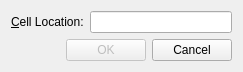
<?xml version="1.0" encoding="UTF-8"?>
<ui version="4.0">
 <class>GoToCellDialog</class>
 <widget class="QDialog" name="GoToCellDialog">
  <property name="geometry">
   <rect>
    <x>0</x>
    <y>0</y>
    <width>243</width>
    <height>71</height>
   </rect>
  </property>
  <property name="windowTitle">
   <string>Go to Cell</string>
  </property>
  <layout class="QVBoxLayout" name="verticalLayout">
   <item>
    <layout class="QHBoxLayout" name="horizontalLayout">
     <item>
      <widget class="QLabel" name="label">
       <property name="text">
        <string>&amp;Cell Location:</string>
       </property>
       <property name="buddy">
        <cstring>lineEdit</cstring>
       </property>
      </widget>
     </item>
     <item>
      <widget class="QLineEdit" name="lineEdit"/>
     </item>
    </layout>
   </item>
   <item>
    <layout class="QHBoxLayout" name="horizontalLayout_2">
     <item>
      <spacer name="horizontalSpacer">
       <property name="orientation">
        <enum>Qt::Horizontal</enum>
       </property>
       <property name="sizeHint" stdset="0">
        <size>
         <width>40</width>
         <height>20</height>
        </size>
       </property>
      </spacer>
     </item>
     <item>
      <widget class="QPushButton" name="okButton">
       <property name="enabled">
        <bool>false</bool>
       </property>
       <property name="text">
        <string>OK</string>
       </property>
       <property name="default">
        <bool>true</bool>
       </property>
      </widget>
     </item>
     <item>
      <widget class="QPushButton" name="cancelButton">
       <property name="text">
        <string>Cancel</string>
       </property>
      </widget>
     </item>
    </layout>
   </item>
  </layout>
 </widget>
 <resources/>
 <connections/>
</ui>
